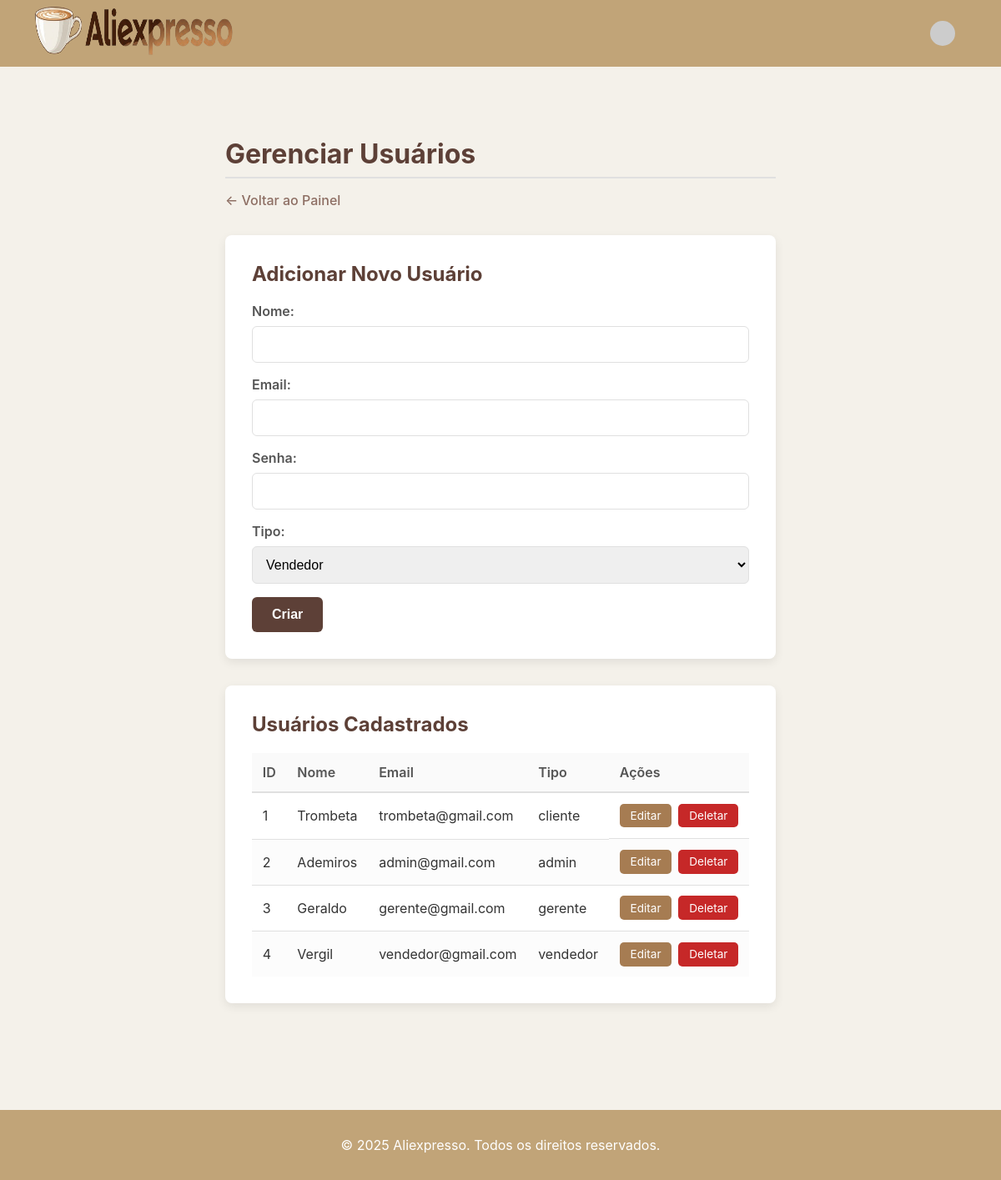
Screenshot of /index.php?page=admin&action=usuarios (signed in) with the database file from the repository.
### tables this page shows
CREATE TABLE `usuarios` (
  `id_usuario` int(11) NOT NULL,
  `nome` varchar(100) NOT NULL,
  `email` varchar(100) NOT NULL,
  `senha` varchar(255) NOT NULL,
  `tipo` enum('cliente','vendedor','gerente','admin') NOT NULL DEFAULT 'cliente',
  `data_cadastro` datetime NOT NULL DEFAULT current_timestamp()
);

### controller/AdminController.php (called while the page is built, shortened)
<?php
    class AdminController
    {
        private $userModel;
        public function __construct() {
            $this->userModel = new UsuarioModel();
        }
        public function usuarios() {
            $users = $this->userModel->getAll();
            $userToEdit = null;
            require_once __DIR__ . '/../view/admin/user_crud.php';
        }
    }
?>

### autoloader.php (called while the page is built, shortened)
<?php
    spl_autoload_register(function ($class) {
        $prefix = 'Aliexpresso\\';
        $base_dir = __DIR__ . '/';
        $len = strlen($prefix);
        $relative_class = substr($class, $len);
        $path = str_replace('\\', '/', $relative_class);
        $last_slash_pos = strrpos($path, '/');
        if ($last_slash_pos === false) {
            $directory_path = '';
            $class_file_name = $path;
        } else {
            $directory_path = substr($path, 0, $last_slash_pos);
            $class_file_name = substr($path, $last_slash_pos + 1);
        }
        $file = $base_dir . strtolower($directory_path) . '/' . $class_file_name . '.php';
    });
?>

### model/Database.php (called while the page is built)
<?php
    class Database {
        private static $instance = null;
        private $conn;
        private function __construct() {
            try {
                $dsn = 'mysql:host=localhost;port=3306;dbname=aliexpresso;charset=utf8mb4';
                $this->conn = new PDO($dsn, 'root', '');
                $this->conn->setAttribute(PDO::ATTR_ERRMODE, PDO::ERRMODE_EXCEPTION);
                $this->conn->setAttribute(PDO::ATTR_DEFAULT_FETCH_MODE, PDO::FETCH_ASSOC);
            } catch (PDOException $e) {
                die("Erro na conexão: " . $e->getMessage());
            }
        }
        public static function getInstance() {
            if (self::$instance === null) {
                self::$instance = new Database();
            }
            return self::$instance;
        }
        public function getConnection() {
            return $this->conn;
        }
    }
?>

### model/UsuarioModel.php (called while the page is built, shortened)
<?php
    require_once __DIR__ . '/Database.php';
    class UsuarioModel {
        private $pdo;
        public function __construct() {
            $this->pdo = \Database::getInstance()->getConnection();
        }
        public function getAll() {
            $stmt = $this->pdo->query("SELECT * FROM usuarios ORDER BY id_usuario ASC");
            return $stmt->fetchAll();
        }
    }
?>

### view/admin/user_crud.php (the view, shortened to what this page needs)
<!DOCTYPE html>
<html lang="pt-br">
<head>
    <link rel="stylesheet" href="assets/css/admin.css">
    <link rel="stylesheet" href="assets/css/header.css">
    <link rel="stylesheet" href="assets/css/footer.css">
    <link rel="stylesheet" href="https://cdnjs.cloudflare.com/ajax/libs/font-awesome/6.0.0-beta3/css/all.min.css">
</head>
<body>
    <main class="admin-container">
        <h1>Gerenciar Usuários</h1>
        <a href="index.php?page=admin" class="back-link">&larr; Voltar ao Painel</a>
        <div class="form-container">
            <h2><?= isset($userToEdit) ? 'Editar Usuário' : 'Adicionar Novo Usuário' ?></h2>
            <form action="index.php?page=admin&action=saveUser" method="post">
                <div class="form-group">
                    <label for="nome">Nome:</label>
                    <input type="text" id="nome" name="nome" value="<?= htmlspecialchars($userToEdit['nome'] ?? '') ?>" required>
                </div>
                <div class="form-group">
                    <label for="email">Email:</label>
                    <input type="email" id="email" name="email" value="<?= htmlspecialchars($userToEdit['email'] ?? '') ?>" required>
                </div>
                <div class="form-group">
                    <label for="senha">Senha:</label>
                    <input type="password" id="senha" name="senha" <?= isset($userToEdit) ? '' : 'required' ?>>
                </div>
                <div class="form-group">
                    <label for="tipo">Tipo:</label>
                    <select id="tipo" name="tipo" required>
                        <option value="vendedor" <?= (($userToEdit['tipo'] ?? '') === 'vendedor') ? 'selected' : '' ?>>Vendedor</option>
                    </select>
                </div>
                <button type="submit" class="btn-primary"><?= isset($userToEdit) ? 'Atualizar' : 'Criar' ?></button>
            </form>
        </div>
        <div class="table-container">
            <h2>Usuários Cadastrados</h2>
            <table>
                <thead>
                    <tr>
                        <th>ID</th>
                        <th>Nome</th>
                        <th>Email</th>
                        <th>Tipo</th>
                        <th>Ações</th>
                    </tr>
                </thead>
                <tbody>
                    <?php foreach ($users as $user): ?>
                    <tr>
                        <td><?= $user['id_usuario'] ?></td>
                        <td><?= htmlspecialchars($user['nome']) ?></td>
                        <td><?= htmlspecialchars($user['email']) ?></td>
                        <td><?= htmlspecialchars($user['tipo']) ?></td>
                        <td class="actions">
                            <a href="index.php?page=admin&action=usuarios&edit_id=<?= $user['id_usuario'] ?>" class="btn-edit">Editar</a>
                            <a href="index.php?page=admin&action=deleteUser&id=<?= $user['id_usuario'] ?>" class="btn-delete" onclick="return confirm('Tem certeza que deseja deletar este usuário?');">Deletar</a>
                        </td>
                    </tr>
                    <?php endforeach; ?>
                </tbody>
            </table>
        </div>
    </main>

### assets/css/admin.css (style rules this page uses)
:root { --admin-bg-main: #f4f1ea; --admin-bg-container: #ffffff; --admin-primary-dark: #5D4037; --admin-primary-medium: #8D6E63; --admin-accent-edit: #a67c52; --admin-accent-delete: #c62828; --admin-text-light: #ffffff; --admin-text-dark: #333333; --admin-border-color: #e0e0e0; }
body { background-color: var(--admin-bg-main); color: var(--admin-text-dark); font-family: -apple-system, BlinkMacSystemFont, "Segoe UI", Roboto, Helvetica, Arial, sans-serif; margin: 0; display: flex; flex-direction: column; min-height: 100vh; margin: 0; }
main { flex-grow: 1; }
.admin-container { max-width: 1100px; margin: 2rem auto; padding: 2rem; background-color: transparent; }
.admin-container h1 { color: var(--admin-primary-dark); border-bottom: 2px solid var(--admin-border-color); padding-bottom: 0.5rem; margin-bottom: 1rem; }
.back-link { display: inline-block; margin-bottom: 2rem; color: var(--admin-primary-medium); text-decoration: none !important; font-weight: 500; }
.form-container, .table-container { background-color: var(--admin-bg-container); padding: 2rem; border-radius: 8px; box-shadow: 0 4px 12px rgba(0, 0, 0, 0.08); margin-bottom: 2rem; }
.form-container h2, .table-container h2 { color: var(--admin-primary-dark); margin-top: 0; }
.form-group { margin-bottom: 1rem; }
.form-group label { display: block; margin-bottom: 0.5rem; font-weight: 600; color: #555; }
.form-group input[type="text"], .form-group input[type="email"], .form-group input[type="password"], .form-group select { width: 100%; padding: 0.75rem; border: 1px solid var(--admin-border-color); border-radius: 6px; box-sizing: border-box; font-size: 1rem; }
button.btn-primary, a.btn-secondary { display: inline-block; padding: 0.75rem 1.5rem; border: none; border-radius: 6px; font-size: 1rem; font-weight: 600; cursor: pointer; text-decoration: none; text-align: center; transition: opacity 0.3s ease; }
button.btn-primary { background-color: var(--admin-primary-dark); color: var(--admin-text-light); }
table { width: 100%; border-collapse: collapse; margin-top: 1rem; }
thead th { background-color: #fafafa; border-bottom: 2px solid var(--admin-border-color); padding: 0.8rem; text-align: left; font-weight: 600; color: #555; }
tbody td { padding: 0.8rem; border-bottom: 1px solid var(--admin-border-color); }
tbody tr:nth-child(even) { background-color: #fcfcfc; }
tbody tr:last-child td { border-bottom: none; }
td.actions { display: flex; align-items: center; gap: 0.5rem; }
.table-container th, .table-container td { text-align: left; vertical-align: middle; }
.btn-edit, .btn-delete { padding: 0.4rem 0.8rem; text-decoration: none; color: white; border-radius: 5px; font-size: 0.85rem; }
.btn-edit { background-color: var(--admin-accent-edit); }
.btn-delete { background-color: var(--admin-accent-delete); }

### assets/css/header.css (style rules this page uses)
:root { --cor-primaria: #c1a478; --cor-destaque: #a67c52; --cor-botao-fundo: var(--cor-destaque); }

### rows the page displays
usuarios: id_usuario "1", nome "Trombeta", email "trombeta@gmail.com", tipo "cliente"
usuarios: id_usuario "2", nome "Ademiros", email "admin@gmail.com", tipo "admin"
usuarios: id_usuario "3", nome "Geraldo", email "gerente@gmail.com", tipo "gerente"
usuarios: id_usuario "4", nome "Vergil", email "vendedor@gmail.com", tipo "vendedor"
